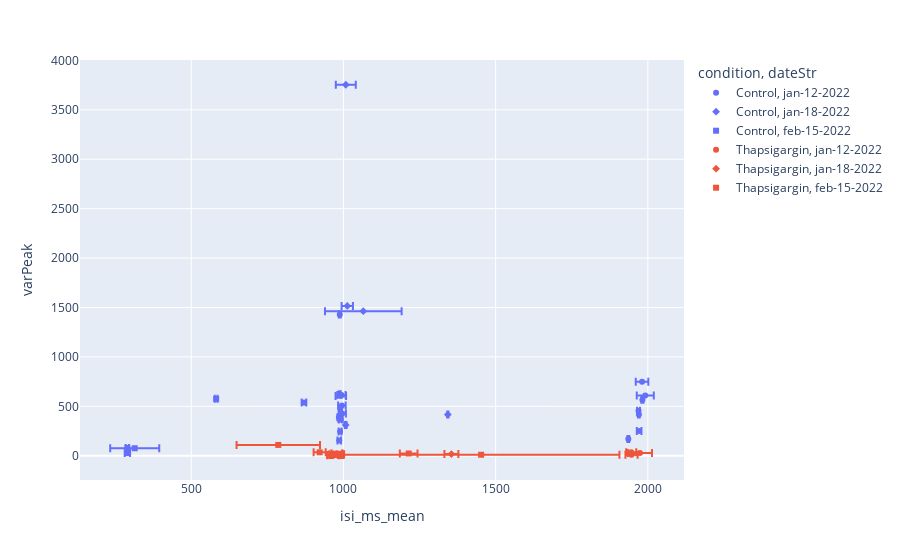

The notebook cell this image was saved under:
### Code cell
xStat = 'isi_ms_mean'  
#yStat = 'isi_ms_cv'  
yStat = 'varPeak'  # var measured from spike clips


#xStat = 'varPeak'  # var measured from spike clips
#xStat = 'meanPeak'  # mean peak amplitude across all peaks
#yStat = 'peakVal_var'  # var measured from actual peaks (each spike has a peak)

fig = px.scatter(dfSummary, x=xStat, y=yStat,
                color='condition',
                symbol='dateStr',
                error_x = 'isi_ms_std',
                 hover_data=['dateStr'])
fig.show()

### Figure 1 — Plotly figure (JSON) as saved in the notebook; plotly's stock layout.template omitted (floating-point values rounded to 4 significant figures)
{"data": [{"customdata": [["jan-12-2022"], ["jan-12-2022"], ["jan-12-2022"], ["jan-12-2022"], ["jan-12-2022"], ["jan-12-2022"], ["jan-12-2022"], ["jan-12-2022"], ["jan-12-2022"], ["jan-12-2022"], ["jan-12-2022"], ["jan-12-2022"], ["jan-12-2022"], ["jan-12-2022"], ["jan-12-2022"], ["jan-12-2022"], ["jan-12-2022"], ["jan-12-2022"], ["jan-12-2022"]], "error_x": {"array": [5.165, 2.801, 4.804, 7.584, 13.62, 5.885, 2.779, 3.403, 2.595, 4.811, 4.538, 6.875, 20.66, 27.99, 12.42, 17.27, 12.01, 3.471, 3.025]}, "hovertemplate": "condition=Control<br>dateStr=%{customdata[0]}<br>isi_ms_mean=%{x}<br>varPeak=%{y}<extra></extra>", "legendgroup": "Control, jan-12-2022", "marker": {"color": "#636efa", "symbol": "circle"}, "mode": "markers", "name": "Control, jan-12-2022", "orientation": "v", "showlegend": true, "type": "scatter", "x": [985.2, 1971.0, 1969.0, 1971.0, 993.3, 986.2, 987.9, 987.9, 989.9, 989.0, 989.7, 990.6, 1981.0, 1992.0, 994.9, 991.3, 996.2, 1982.0, 1936.0], "xaxis": "x", "y": [389.5, 416.9, 455.7, 250.6, 615.4, 154.5, 622.7, 1430.0, 476.0, 244.2, 369.2, 367.9, 749.2, 609.4, 507.0, 603.8, 427.5, 566.5, 168.2], "yaxis": "y"}, {"customdata": [["jan-18-2022"], ["jan-18-2022"], ["jan-18-2022"], ["jan-18-2022"], ["jan-18-2022"]], "error_x": {"array": [125.9, 18.58, 32.83, 2.972, 1.89]}, "hovertemplate": "condition=Control<br>dateStr=%{customdata[0]}<br>isi_ms_mean=%{x}<br>varPeak=%{y}<extra></extra>", "legendgroup": "Control, jan-18-2022", "marker": {"color": "#636efa", "symbol": "diamond"}, "mode": "markers", "name": "Control, jan-18-2022", "orientation": "v", "showlegend": true, "type": "scatter", "x": [1065.0, 1013.0, 1008.0, 1007.0, 1343.0], "xaxis": "x", "y": [1463.0, 1515.0, 3754.0, 310.8, 416.8], "yaxis": "y"}, {"customdata": [["feb-15-2022"], ["feb-15-2022"], ["feb-15-2022"], ["feb-15-2022"], ["feb-15-2022"]], "error_x": {"array": [4.396, 5.443, 80.57, 8.789, 7.65]}, "hovertemplate": "condition=Control<br>dateStr=%{customdata[0]}<br>isi_ms_mean=%{x}<br>varPeak=%{y}<extra></extra>", "legendgroup": "Control, feb-15-2022", "marker": {"color": "#636efa", "symbol": "square"}, "mode": "markers", "name": "Control, feb-15-2022", "orientation": "v", "showlegend": true, "type": "scatter", "x": [581.7, 290.1, 314.2, 290.2, 870.3], "xaxis": "x", "y": [575.5, 79.33, 75.73, 26.61, 537.8], "yaxis": "y"}, {"customdata": [["jan-12-2022"], ["jan-12-2022"], ["jan-12-2022"], ["jan-12-2022"], ["jan-12-2022"], ["jan-12-2022"], ["jan-12-2022"], ["jan-12-2022"], ["jan-12-2022"], ["jan-12-2022"], ["jan-12-2022"], ["jan-12-2022"]], "error_x": {"array": [15.22, 19.64, 18.04, 23.72, 8.336, 23.22, 24.37, 16.51, 19.98, 39.54, 11.99, 13.66]}, "hovertemplate": "condition=Thapsigargin<br>dateStr=%{customdata[0]}<br>isi_ms_mean=%{x}<br>varPeak=%{y}<extra></extra>", "legendgroup": "Thapsigargin, jan-12-2022", "marker": {"color": "#EF553B", "symbol": "circle"}, "mode": "markers", "name": "Thapsigargin, jan-12-2022", "orientation": "v", "showlegend": true, "type": "scatter", "x": [972.8, 966.1, 978.7, 971.2, 973.2, 977.0, 977.8, 1946.0, 1946.0, 1974.0, 979.8, 975.3], "xaxis": "x", "y": [6.444, 4.8, 25.96, 8.246, 8.335, 6.351, 13.89, 34.37, 10.98, 27.19, 12.62, 7.398], "yaxis": "y"}, {"customdata": [["jan-18-2022"]], "error_x": {"array": [22.92]}, "hovertemplate": "condition=Thapsigargin<br>dateStr=%{customdata[0]}<br>isi_ms_mean=%{x}<br>varPeak=%{y}<extra></extra>", "legendgroup": "Thapsigargin, jan-18-2022", "marker": {"color": "#EF553B", "symbol": "diamond"}, "mode": "markers", "name": "Thapsigargin, jan-18-2022", "orientation": "v", "showlegend": true, "type": "scatter", "x": [1355.0], "xaxis": "x", "y": [16.23], "yaxis": "y"}, {"customdata": [["feb-15-2022"], ["feb-15-2022"], ["feb-15-2022"], ["feb-15-2022"]], "error_x": {"array": [454.4, 29.04, 19.84, 137.1]}, "hovertemplate": "condition=Thapsigargin<br>dateStr=%{customdata[0]}<br>isi_ms_mean=%{x}<br>varPeak=%{y}<extra></extra>", "legendgroup": "Thapsigargin, feb-15-2022", "marker": {"color": "#EF553B", "symbol": "square"}, "mode": "markers", "name": "Thapsigargin, feb-15-2022", "orientation": "v", "showlegend": true, "type": "scatter", "x": [1452.0, 1214.0, 921.8, 785.9], "xaxis": "x", "y": [9.943, 22.79, 34.58, 109.4], "yaxis": "y"}], "layout": {"legend": {"title": {"text": "condition, dateStr"}, "tracegroupgap": 0}, "margin": {"t": 60}, "xaxis": {"anchor": "y", "domain": [0, 1], "title": {"text": "isi_ms_mean"}}, "yaxis": {"anchor": "x", "domain": [0, 1], "title": {"text": "varPeak"}}}}
